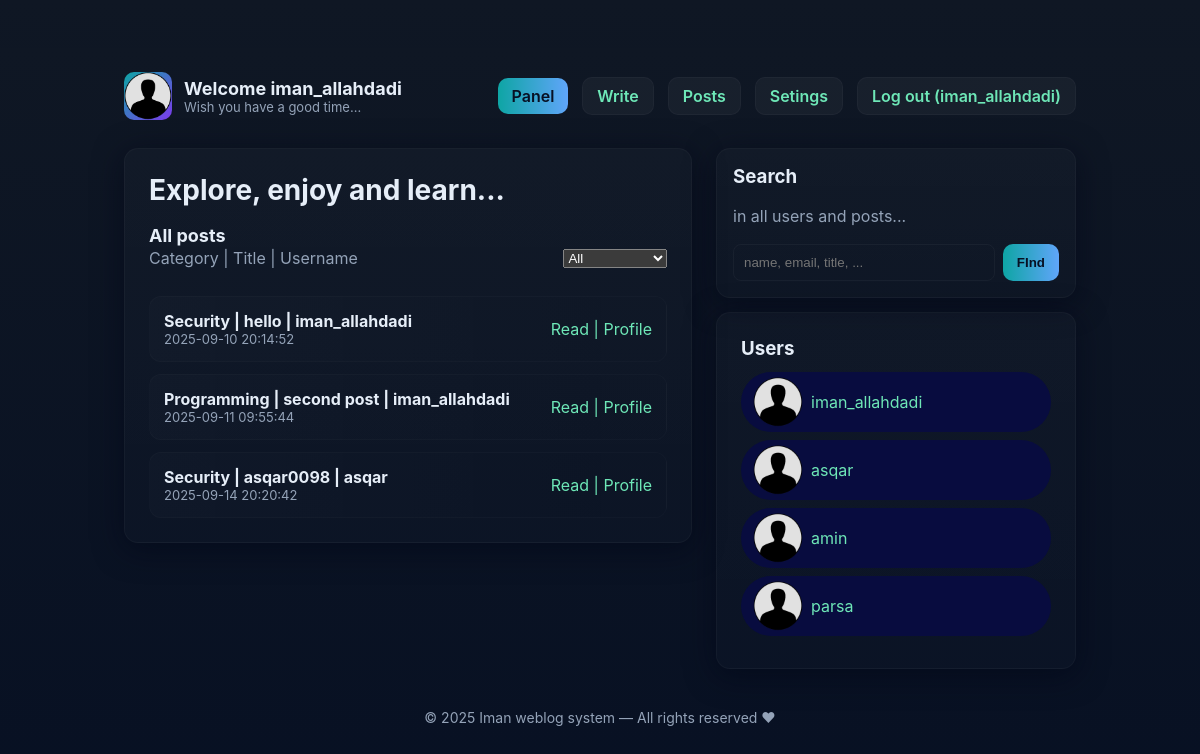
The page /user_panel.php (signed in) on the database its author committed.
### tables this page shows
CREATE TABLE `posts` (
  `post_id` int NOT NULL AUTO_INCREMENT,
  `user_id` int NOT NULL,
  `category_id` int DEFAULT NULL,
  `title` varchar(255) NOT NULL,
  `content` text NOT NULL,
  `publication_date` timestamp NULL DEFAULT CURRENT_TIMESTAMP,
  PRIMARY KEY (`post_id`),
  KEY `user_id` (`user_id`),
  KEY `category_id` (`category_id`),
  CONSTRAINT `posts_ibfk_1` FOREIGN KEY (`user_id`) REFERENCES `users` (`user_id`) ON DELETE CASCADE,
  CONSTRAINT `posts_ibfk_2` FOREIGN KEY (`category_id`) REFERENCES `categories` (`category_id`) ON DELETE SET NULL
);

CREATE TABLE `categories` (
  `category_id` int NOT NULL AUTO_INCREMENT,
  `category_name` varchar(255) NOT NULL,
  `category_description` varchar(2000) DEFAULT NULL,
  PRIMARY KEY (`category_id`),
  UNIQUE KEY `category_name` (`category_name`)
);

CREATE TABLE `users` (
  `user_id` int NOT NULL AUTO_INCREMENT,
  `username` varchar(255) NOT NULL,
  `email` varchar(255) NOT NULL,
  `first_name` varchar(255) DEFAULT NULL,
  `last_name` varchar(255) DEFAULT NULL,
  `bio` varchar(2000) DEFAULT NULL,
  `password` varchar(255) NOT NULL,
  `token` varchar(32) DEFAULT NULL,
  `registration_data` timestamp NULL DEFAULT CURRENT_TIMESTAMP,
  PRIMARY KEY (`user_id`),
  UNIQUE KEY `username` (`username`),
  UNIQUE KEY `email` (`email`),
  UNIQUE KEY `token` (`token`)
);

### functions.php (called while the page is built, shortened)
<?php
function uid_to_uname($conn, $post_user_id){
  $sql = "SELECT username FROM users WHERE user_id =" . $post_user_id;
  $result = mysqli_query($conn, $sql);
  $get_uname = mysqli_fetch_assoc($result);
  return $get_uname['username'];
}
function categoryid_to_name($conn, $category_id){
  $sql = "SELECT category_name FROM categories WHERE category_id =" . $category_id;
  $result = mysqli_query($conn, $sql);
  $get_categoryname = mysqli_fetch_assoc($result);
  return $get_categoryname['category_name'];
}
?>

### user_panel.php (the view, shortened to what this page needs)
<!doctype html>
<html lang="en">
<head>
  <link rel="stylesheet" href="./statics/styles.css" />
</head>
<?php
include 'db.php';
include 'functions.php';
if(isset($_SESSION['is_logged']) === true ) {
  if(array_key_exists('categoryid', $_GET) and $_GET['categoryid'] != "all"){
    $sql="SELECT * FROM posts WHERE category_id=" . (int)$_GET['categoryid'];
  } else{
    $sql = "SELECT * FROM posts";
  }
  $result = mysqli_query($conn, $sql);
  $rows = mysqli_fetch_all($result);
  $sql = "SELECT user_id,username FROM users ORDER BY user_id";
  $result = mysqli_query($conn, $sql);
  $users = mysqli_fetch_all($result);
?>
<body>
  <div class="container">
    <header>
      <div class="brand">
        <div class="logo">
          <img src="<?='/get_image.php?imgsrc=statics/images/' . md5($_SESSION['user_id']) . '.png'; ?>" onerror="this.src='/statics/images/user.png'" alt="logo"></img>
        </div>
        <div>
          <h1>Welcome <?php echo $_SESSION['username']; ?></h1>
          <p class="lead">Wish you have a good time...</p>
        </div>
      </div>
      <nav>
        <a class="btn primary" href="user_panel.php">Panel</a>
        <a class="btn" href="write_post.php">Write</a>
        <a class="btn" href="my_posts.php">Posts</a>
        <a class="btn" href="settings.php">Setings</a>
        <a class="btn" href="/logout.php" >Log out (<?php echo $_SESSION['username']?>)</a>
      </nav>
    </header>
    <section class="hero">
      <div class="card-posts">
        <h2>Explore, enjoy and learn...</h2>
        <div class="features">
        <h1>All posts</h1>
        </div>
        <div style="display: flex; justify-content: space-between; align-items: center;">
          <p style="margin: 0;">Category | Title | Username</P>
          <select id="categories" name="categories" style = "width:20%; height:40%;" onchange="window.location.href='/user_panel.php?categoryid=' + this.value ">
          <option value="all" <?= (isset($_GET['categoryid']) && $_GET['categoryid'] === 'all') ? 'selected' : '' ?>>All</option>
          </select>
        </div>
        <div class="posts" id="posts">
          <?php foreach($rows as $row){ ?>
          <div class="post">
            <div>
              <strong><?php echo categoryid_to_name($conn, $row[2]) . ' | ' . $row[3] . ' | ' .  uid_to_uname($conn, $row[1]); ?></strong>
              <div class="meta"><?php echo $row[5];  ?></div>
            </div>
            <div><a href="/view_post.php?post_id=<?php echo $row[0] ?>">Read</a><a href="/accounting.php?username=<?php echo uid_to_uname($conn, $row[1]) ?>"> | Profile</a></div>
          </div>
          <?php } ?>
        </div>
      </div>
      <aside class="sidebar">
        <div class="card small">
          <h3>Search</h3>
          <p class="meta">in all users and posts...</p>
          <form onsubmit="alert('Subscribed!');return false;" style="margin-top:10px;display:flex;gap:8px">
            <input aria-label="email" placeholder="name, email, title, ..." style="flex:1;padding:10px;border-radius:8px;border:1px solid rgba(255,255,255,0.04);background:transparent;color:inherit"/>
            <button class="btn primary" type="submit">FInd</button>
          </form>
        </div>
        <div style="height:14px"></div>
        <div class="user-list">
          <h3>Users</h3>
          <?php foreach($users as $user){
            $user_id = md5($user[0]);
          ?>
          <div class="user-item">
            <img src="<?='/get_image.php?imgsrc=statics/images/' . $user_id . '.png'; ?>" onerror="this.src='/statics/images/user.png'" alt="avatar"></img>
            <span><a href="<?='/accounting.php?username=' . $user[1] ?>"><?php echo $user[1]; ?></a></span>
          </div>
          <?php } ?>
        </div>
      </aside>
    </section>
<?php } ?>
    <footer>
      © <span id="year"></span> Iman weblog system — All rights reserved ♥
    </footer>
  </div>
</body>
</html>

### statics/styles.css (style rules this page uses)
:root { --bg:#0f1724; --card:#111827; --muted:#94a3b8; --accent:#6ee7b7; --glass: rgba(255,255,255,0.04); --radius:14px; font-family: Inter, ui-sans-serif, system-ui, -apple-system, "Segoe UI", Roboto, "Helvetica Neue", Arial; color-scheme: dark; }
* { box-sizing:border-box }
html,body { height:100%;margin:0;background:linear-gradient(180deg,var(--bg) 0%, #071023 100%);color:#e6eef8 }
a { color:var(--accent);text-decoration:none }
.container { max-width:1000px;margin:48px auto;padding:24px }
header { display:flex;align-items:center;justify-content:space-between;margin-bottom:28px }
.brand { display:flex;gap:12px;align-items:center }
.logo { width:48px;height:48px;border-radius:10px;background:linear-gradient(135deg,#0ea5a4,#7c3aed);display:flex;align-items:center;justify-content:center;font-weight:700 }
h1 { font-size:18px;margin:0 }
p.lead { margin:0;color:var(--muted);font-size:13px }
nav { display:flex;gap:14px;align-items:center }
.btn { padding:8px 14px;border-radius:10px;background:var(--glass);border:1px solid rgba(255,255,255,0.03);font-weight:600 }
.btn.primary { background:linear-gradient(90deg,#0ea5a4,#60a5fa);color:#071023;border:none }
.hero { display:grid;grid-template-columns:1fr 360px;gap:24px;align-items:start }
.card { background:linear-gradient(180deg, rgba(255,255,255,0.02), rgba(255,255,255,0.01));padding:24px;border-radius:var(--radius);box-shadow:0 6px 30px rgba(2,6,23,0.6);border:1px solid rgba(255,255,255,0.03) }
.hero h2 { margin:0 0 10px 0;font-size:28px }
.hero p { color:var(--muted);line-height:1.5 }
.features { display:grid;grid-template-columns:repeat(3,1fr);gap:16px;margin-top:18px }
.sidebar h3 { margin:0 0 12px 0 }
.card.small { padding:16px; }
.posts { margin-top:26px;display:flex;flex-direction:column;gap:12px }
.post { display:flex;justify-content:space-between;align-items:center;padding:14px;border-radius:12px;background:linear-gradient(90deg, rgba(255,255,255,0.015), transparent);border:1px solid rgba(255,255,255,0.02) }
.post .meta { color:var(--muted);font-size:13px }
footer { margin:40px 0 20px;color:var(--muted);text-align:center;font-size:14px }
.btn, .post, .feature { transition:transform .18s ease, box-shadow .18s ease }

### user_panel.php (style rules this page uses)
.user-list { background:linear-gradient(180deg, rgba(255,255,255,0.02), rgba(255,255,255,0.01)); padding:24px; max-height: 500px; overflow-y: auto; border-radius:var(--radius); box-shadow:0 6px 30px rgba(2,6,23,0.6); border:1px solid rgba(255,255,255,0.03) }
.card-posts { background:linear-gradient(180deg, rgba(255,255,255,0.02), rgba(255,255,255,0.01)); padding:24px; max-height: 1000px; overflow-y: auto; border-radius:var(--radius); box-shadow:0 6px 30px rgba(2,6,23,0.6); border:1px solid rgba(255,255,255,0.03) }
.user-item { display: flex; align-items: center; gap: 8px; background: #080c3fff; border-radius: 9999px; padding: 5px 12px; margin-bottom: 8px; cursor: pointer; transition: background 0.3s; }
.user-item img { width: 50px; height: 50px; border-radius: 50%; object-fit: cover; }
.logo img { width: 100%; height: 100%; object-fit: cover; border-radius: inherit; }

### rows shown on the page
posts: category.category_name "Security", title "hello", user.username "iman_allahdadi", publication_date "2025-09-10 20:14:52"
posts: category.category_name "Programming", title "second post", user.username "iman_allahdadi", publication_date "2025-09-11 09:55:44"
posts: category.category_name "Security", title "asqar0098", user.username "asqar", publication_date "2025-09-14 20:20:42"
users: username "iman_allahdadi"
users: username "asqar"
users: username "amin"
users: username "parsa"

### other values the page prints
$_SESSION['username'] "iman_allahdadi"
